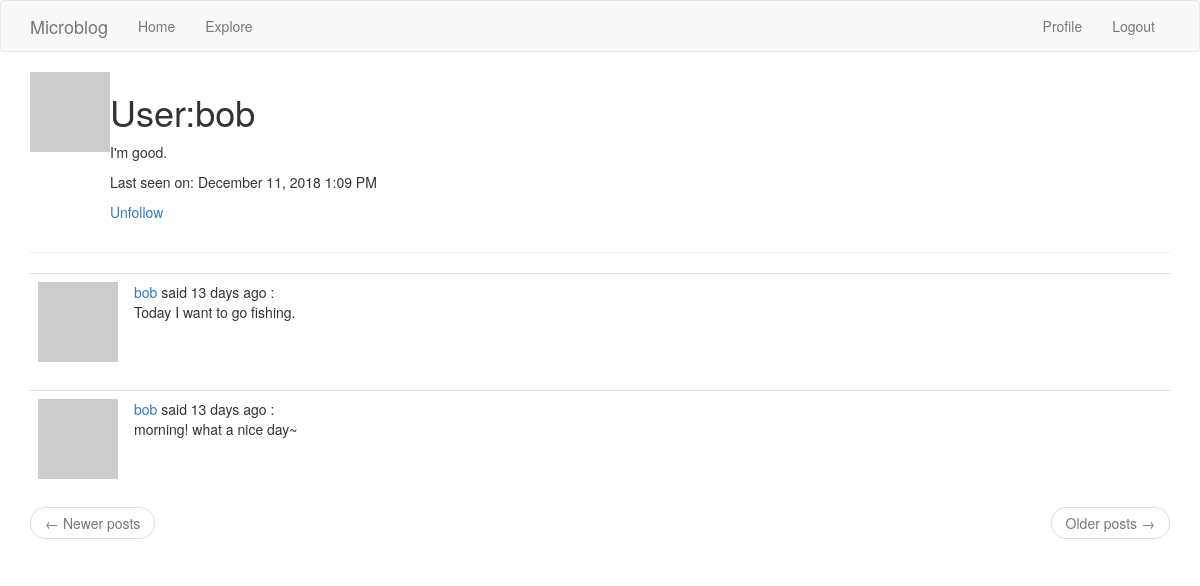
Page /user/bob (signed in) on the committed database.
### app/models.py (models this page shows, shortened)
class PaginatedAPIMixin(object):
    @staticmethod
    def to_collection_dict(query, page, per_page, endpoint, **kwargs):
        resources = query.paginate(page, per_page, False)
        data = {
            'items': [item.to_dict() for item in resources.items],
            '_meta':{
                'page': page,
                'per_page': per_page,
                'total_pages': resources.pages,
                'total_items': resources.total
            },
            '_link': {
                'self': url_for(endpoint, page=page, per_page=per_page,
                                **kwargs),
                'next': url_for(endpoint, page=page + 1, per_page=per_page,
                                **kwargs) if resources.has_next else None,
                'prev': url_for(endpoint, page=page - 1, per_page=per_page,
                                **kwargs) if resources.has_prev else None
            }
        }
        return data

class User(PaginatedAPIMixin, UserMixin, db.Model):
    id = db.Column(db.Integer, primary_key=True)
    username = db.Column(db.String(64), index=True, unique=True)
    email = db.Column(db.String(120), index=True, unique=True)
    password_hash = db.Column(db.String(128))
    posts = db.relationship('Post', backref='author', lazy='dynamic')
    about_me = db.Column(db.String(140))
    last_seen = db.Column(db.DateTime, default=datetime.utcnow)
    followed = db.relationship(
        'User', secondary=followers,
        primaryjoin=(followers.c.follower_id == id),
        secondaryjoin=(followers.c.followed_id == id),
        backref=db.backref('followers', lazy='dynamic'), lazy='dynamic')
    token = db.Column(db.String(32), index=True, unique=True)
    token_expiration = db.Column(db.DateTime)
    def avatar(self, size):
        digest = md5(self.email.lower().encode('utf-8')).hexdigest()
        return 'https://www.gravatar.com/avatar/{}?d=identicon&s={}'.format(digest, size)
    def is_following(self, user):
        return self.followed.filter(
            followers.c.followed_id == user.id
        ).count() > 0

class Post(db.Model):
    __searchable__ = ['body']
    id = db.Column(db.Integer, primary_key=True)
    body = db.Column(db.String(150))
    timestamp = db.Column(db.DateTime, index=True, default=datetime.utcnow)
    user_id = db.Column(db.Integer, db.ForeignKey('user.id'))
    language = db.Column(db.String(5))

### app/main/routes.py (the view)
@bp.route('/user/<username>')
@login_required
def user(username):
    user = User.query.filter_by(username=username).first_or_404()
    page = request.args.get('page', 1, type=int)
    posts = user.posts.order_by(Post.timestamp.desc()).paginate(
        page, current_app.config['POSTS_PER_PAGE'], False)
    next_url = url_for('main.user', username=user.username, page=posts.next_num) \
        if posts.has_next else None
    prev_url = url_for('main.user', username=user.username, page=posts.prev_num) \
        if posts.has_prev else None
    return render_template('user.html', user=user, posts=posts.items,
                           next_url=next_url, prev_url=prev_url)

### app/main/routes.py (called while the page is built)
@bp.before_request
def before_request():
    if current_user.is_authenticated:
        current_user.last_seen = datetime.utcnow()
        db.session.add(current_user) # which is not necessary cause current user is already there
        db.session.commit()
    g.locale = str(get_locale())

### app/models.py (called while the page is built)
@login.user_loader
def load_user(id):
    return User.query.get(int(id))

    @classmethod
    def before_commit(cls, session):
        session._changes = {
            'add': list(session.new),
            'update': list(session.dirty),
            'delete': list(session.deleted)
        }

    @classmethod
    def after_commit(cls, session):
        for obj in session._changes['add']:
            if isinstance(obj, SearchableMixin):
                add_to_index(obj.__tablename__, obj)
        for obj in session._changes['update']:
            if isinstance(obj, SearchableMixin):
                add_to_index(obj.__tablename__, obj)
        for obj in session._changes['delete']:
            if isinstance(obj, SearchableMixin):
                remove_from_index(obj.__tablename__, obj)
        session._changes = None

### app/templates/user.html
{% extends "base.html" %}
{% block app_content %}
    <table>
        <tr valign="top">
            <td><img src="{{ user.avatar(128) }}"></td>
            <td>
                <h1>User:{{ user.username }}</h1>
                {% if user.about_me %}
                    <p>{{ user.about_me }}</p>
                {% endif %}
                {% if user.last_seen %}
                    <p>Last seen on: {{ moment(user.last_seen).format('LLL') }}</p>
                {% endif %}
                {% if user == current_user %}
                    <p><a href="{{ url_for('main.edit_profile') }}">Edit your profile</a></p>
                {% elif not current_user.is_following(user) %}
                    <p><a href="{{ url_for('main.follow', username=user.username) }}">Follow</a></p>
                {% else %}
                    <p><a href="{{ url_for('main.unfollow', username=user.username) }}">Unfollow</a></p>
                {% endif %}
            </td>
        </tr>
    </table>
    <hr>
    {% for post in posts %}
       {% include '_post.html' %}
    {% endfor %}
    <nav aria-label="...">
        <ul class="pager">
            <li class="previous{% if not prev_url %} disabled{% endif %}">
                <a href="{{ prev_url or '#' }}">
                    <span aria-hidden="true">&larr;</span> Newer posts
                </a>
            </li>
            <li class="next{% if not next_url %} disabled{% endif %}">
                <a href="{{ next_url or '#' }}">
                    Older posts <span aria-hidden="true">&rarr;</span>
                </a>
            </li>
        </ul>
    </nav>
{% endblock %}

### app/templates/_post.html (shortened to what this page needs)
    <table class="table table-hover">
        <tr valign="top">
            <td width="70px"><img src="{{ post.author.avatar(70) }}"></td>
            <td>
                {{ _('%(username)s said %(when)s',
                username=user_link, when=moment(post.timestamp).fromNow()) }} :
                <br>{{ post.body }}
            </td>
        </tr>
    </table>

### rows in the picture
User: username "bob", about_me "I'm good.", last_seen "December 11, 2018 1:09 PM"
Post: body "Today I want to go fishing."
Post: body "morning! what a nice day~"
